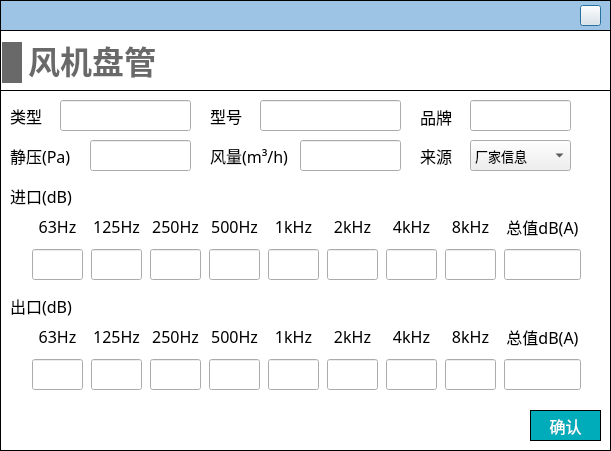
<?xml version="1.0" encoding="UTF-8"?>
<ui version="4.0">
 <class>Dialog_fanCoil</class>
 <widget class="QDialog" name="Dialog_fanCoil">
  <property name="geometry">
   <rect>
    <x>0</x>
    <y>0</y>
    <width>611</width>
    <height>451</height>
   </rect>
  </property>
  <property name="windowTitle">
   <string>Dialog</string>
  </property>
  <property name="styleSheet">
   <string notr="true">#Dialog_fanCoil
{
background-color: rgb(255, 255, 255);
}

QLineEdit 
{
font-family: 'Microsoft YaHei';
font-size: 13px;
}

QComboBox
{
font-family: 'Microsoft YaHei';
font-size: 13px;
}</string>
  </property>
  <widget class="QWidget" name="widget_top" native="true">
   <property name="geometry">
    <rect>
     <x>0</x>
     <y>0</y>
     <width>611</width>
     <height>31</height>
    </rect>
   </property>
   <property name="styleSheet">
    <string notr="true">#widget_top
{
border: 1px solid #000000;
background-color: rgb(157, 196, 229);
	background-color: rgb(157, 196, 229);
}</string>
   </property>
   <widget class="QPushButton" name="close">
    <property name="geometry">
     <rect>
      <x>580</x>
      <y>5</y>
      <width>21</width>
      <height>21</height>
     </rect>
    </property>
    <property name="styleSheet">
     <string notr="true">border-image: url(:/images/image/closeWindow.jpg);</string>
    </property>
    <property name="text">
     <string/>
    </property>
   </widget>
  </widget>
  <widget class="QWidget" name="widget_add_fan_noise" native="true">
   <property name="geometry">
    <rect>
     <x>0</x>
     <y>30</y>
     <width>611</width>
     <height>421</height>
    </rect>
   </property>
   <property name="styleSheet">
    <string notr="true">#widget_add_fan_noise
{
border: 1px solid #000000;
}</string>
   </property>
   <widget class="QWidget" name="widget_2" native="true">
    <property name="geometry">
     <rect>
      <x>0</x>
      <y>60</y>
      <width>631</width>
      <height>361</height>
     </rect>
    </property>
    <property name="styleSheet">
     <string notr="true">#widget_2
{
border: 1px solid #000000;
}

QLabel
{
font-family: '黑体';
font-size: 16px;
}

QLineEdit
{
font-family: '黑体';
}

QRadioButton
{
font-family: '黑体';
}

QPushButton
{
font-family: '黑体';
}</string>
    </property>
    <widget class="QWidget" name="layoutWidget">
     <property name="geometry">
      <rect>
       <x>30</x>
       <y>230</y>
       <width>561</width>
       <height>72</height>
      </rect>
     </property>
     <layout class="QHBoxLayout" name="horizontalLayout">
      <item>
       <layout class="QVBoxLayout" name="verticalLayout">
        <item>
         <widget class="QLabel" name="label_7">
          <property name="minimumSize">
           <size>
            <width>51</width>
            <height>31</height>
           </size>
          </property>
          <property name="maximumSize">
           <size>
            <width>51</width>
            <height>31</height>
           </size>
          </property>
          <property name="font">
           <font>
            <family>黑体</family>
            <pointsize>-1</pointsize>
           </font>
          </property>
          <property name="text">
           <string>63Hz</string>
          </property>
          <property name="alignment">
           <set>Qt::AlignCenter</set>
          </property>
         </widget>
        </item>
        <item>
         <widget class="QLineEdit" name="lineEdit_out_63">
          <property name="minimumSize">
           <size>
            <width>51</width>
            <height>31</height>
           </size>
          </property>
          <property name="maximumSize">
           <size>
            <width>51</width>
            <height>31</height>
           </size>
          </property>
          <property name="font">
           <font>
            <family>黑体</family>
            <pointsize>-1</pointsize>
           </font>
          </property>
          <property name="alignment">
           <set>Qt::AlignCenter</set>
          </property>
         </widget>
        </item>
       </layout>
      </item>
      <item>
       <layout class="QVBoxLayout" name="verticalLayout_2">
        <item>
         <widget class="QLabel" name="label_8">
          <property name="minimumSize">
           <size>
            <width>51</width>
            <height>31</height>
           </size>
          </property>
          <property name="maximumSize">
           <size>
            <width>51</width>
            <height>31</height>
           </size>
          </property>
          <property name="font">
           <font>
            <family>黑体</family>
            <pointsize>-1</pointsize>
           </font>
          </property>
          <property name="text">
           <string>125Hz</string>
          </property>
          <property name="alignment">
           <set>Qt::AlignCenter</set>
          </property>
         </widget>
        </item>
        <item>
         <widget class="QLineEdit" name="lineEdit_out_125">
          <property name="minimumSize">
           <size>
            <width>51</width>
            <height>31</height>
           </size>
          </property>
          <property name="maximumSize">
           <size>
            <width>51</width>
            <height>31</height>
           </size>
          </property>
          <property name="font">
           <font>
            <family>黑体</family>
            <pointsize>-1</pointsize>
           </font>
          </property>
          <property name="alignment">
           <set>Qt::AlignCenter</set>
          </property>
         </widget>
        </item>
       </layout>
      </item>
      <item>
       <layout class="QVBoxLayout" name="verticalLayout_3">
        <item>
         <widget class="QLabel" name="label_9">
          <property name="minimumSize">
           <size>
            <width>51</width>
            <height>31</height>
           </size>
          </property>
          <property name="maximumSize">
           <size>
            <width>51</width>
            <height>31</height>
           </size>
          </property>
          <property name="font">
           <font>
            <family>黑体</family>
            <pointsize>-1</pointsize>
           </font>
          </property>
          <property name="text">
           <string>250Hz</string>
          </property>
          <property name="alignment">
           <set>Qt::AlignCenter</set>
          </property>
         </widget>
        </item>
        <item>
         <widget class="QLineEdit" name="lineEdit_out_250">
          <property name="minimumSize">
           <size>
            <width>51</width>
            <height>31</height>
           </size>
          </property>
          <property name="maximumSize">
           <size>
            <width>51</width>
            <height>31</height>
           </size>
          </property>
          <property name="font">
           <font>
            <family>黑体</family>
            <pointsize>-1</pointsize>
           </font>
          </property>
          <property name="alignment">
           <set>Qt::AlignCenter</set>
          </property>
         </widget>
        </item>
       </layout>
      </item>
      <item>
       <layout class="QVBoxLayout" name="verticalLayout_4">
        <item>
         <widget class="QLabel" name="label_10">
          <property name="minimumSize">
           <size>
            <width>51</width>
            <height>31</height>
           </size>
          </property>
          <property name="maximumSize">
           <size>
            <width>51</width>
            <height>31</height>
           </size>
          </property>
          <property name="font">
           <font>
            <family>黑体</family>
            <pointsize>-1</pointsize>
           </font>
          </property>
          <property name="text">
           <string>500Hz</string>
          </property>
          <property name="alignment">
           <set>Qt::AlignCenter</set>
          </property>
         </widget>
        </item>
        <item>
         <widget class="QLineEdit" name="lineEdit_out_500">
          <property name="minimumSize">
           <size>
            <width>51</width>
            <height>31</height>
           </size>
          </property>
          <property name="maximumSize">
           <size>
            <width>51</width>
            <height>31</height>
           </size>
          </property>
          <property name="font">
           <font>
            <family>黑体</family>
            <pointsize>-1</pointsize>
           </font>
          </property>
          <property name="alignment">
           <set>Qt::AlignCenter</set>
          </property>
         </widget>
        </item>
       </layout>
      </item>
      <item>
       <layout class="QVBoxLayout" name="verticalLayout_5">
        <item>
         <widget class="QLabel" name="label_11">
          <property name="minimumSize">
           <size>
            <width>51</width>
            <height>31</height>
           </size>
          </property>
          <property name="maximumSize">
           <size>
            <width>51</width>
            <height>31</height>
           </size>
          </property>
          <property name="font">
           <font>
            <family>黑体</family>
            <pointsize>-1</pointsize>
           </font>
          </property>
          <property name="text">
           <string>1kHz</string>
          </property>
          <property name="alignment">
           <set>Qt::AlignCenter</set>
          </property>
         </widget>
        </item>
        <item>
         <widget class="QLineEdit" name="lineEdit_out_1k">
          <property name="minimumSize">
           <size>
            <width>51</width>
            <height>31</height>
           </size>
          </property>
          <property name="maximumSize">
           <size>
            <width>51</width>
            <height>31</height>
           </size>
          </property>
          <property name="font">
           <font>
            <family>黑体</family>
            <pointsize>-1</pointsize>
           </font>
          </property>
          <property name="alignment">
           <set>Qt::AlignCenter</set>
          </property>
         </widget>
        </item>
       </layout>
      </item>
      <item>
       <layout class="QVBoxLayout" name="verticalLayout_6">
        <property name="spacing">
         <number>6</number>
        </property>
        <item>
         <widget class="QLabel" name="label_12">
          <property name="minimumSize">
           <size>
            <width>51</width>
            <height>31</height>
           </size>
          </property>
          <property name="maximumSize">
           <size>
            <width>51</width>
            <height>31</height>
           </size>
          </property>
          <property name="font">
           <font>
            <family>黑体</family>
            <pointsize>-1</pointsize>
           </font>
          </property>
          <property name="text">
           <string>2kHz</string>
          </property>
          <property name="alignment">
           <set>Qt::AlignCenter</set>
          </property>
         </widget>
        </item>
        <item>
         <widget class="QLineEdit" name="lineEdit_out_2k">
          <property name="minimumSize">
           <size>
            <width>51</width>
            <height>31</height>
           </size>
          </property>
          <property name="maximumSize">
           <size>
            <width>51</width>
            <height>31</height>
           </size>
          </property>
          <property name="font">
           <font>
            <family>黑体</family>
            <pointsize>-1</pointsize>
           </font>
          </property>
          <property name="alignment">
           <set>Qt::AlignCenter</set>
          </property>
         </widget>
        </item>
       </layout>
      </item>
      <item>
       <layout class="QVBoxLayout" name="verticalLayout_7">
        <item>
         <widget class="QLabel" name="label_">
          <property name="minimumSize">
           <size>
            <width>51</width>
            <height>31</height>
           </size>
          </property>
          <property name="maximumSize">
           <size>
            <width>51</width>
            <height>31</height>
           </size>
          </property>
          <property name="font">
           <font>
            <family>黑体</family>
            <pointsize>-1</pointsize>
           </font>
          </property>
          <property name="text">
           <string>4kHz</string>
          </property>
          <property name="alignment">
           <set>Qt::AlignCenter</set>
          </property>
         </widget>
        </item>
        <item>
         <widget class="QLineEdit" name="lineEdit_out_4k">
          <property name="minimumSize">
           <size>
            <width>51</width>
            <height>31</height>
           </size>
          </property>
          <property name="maximumSize">
           <size>
            <width>51</width>
            <height>31</height>
           </size>
          </property>
          <property name="font">
           <font>
            <family>黑体</family>
            <pointsize>-1</pointsize>
           </font>
          </property>
          <property name="alignment">
           <set>Qt::AlignCenter</set>
          </property>
         </widget>
        </item>
       </layout>
      </item>
      <item>
       <layout class="QVBoxLayout" name="verticalLayout_8">
        <item>
         <widget class="QLabel" name="label_14">
          <property name="minimumSize">
           <size>
            <width>51</width>
            <height>31</height>
           </size>
          </property>
          <property name="maximumSize">
           <size>
            <width>51</width>
            <height>31</height>
           </size>
          </property>
          <property name="font">
           <font>
            <family>黑体</family>
            <pointsize>-1</pointsize>
           </font>
          </property>
          <property name="text">
           <string>8kHz</string>
          </property>
          <property name="alignment">
           <set>Qt::AlignCenter</set>
          </property>
         </widget>
        </item>
        <item>
         <widget class="QLineEdit" name="lineEdit_out_8k">
          <property name="minimumSize">
           <size>
            <width>51</width>
            <height>31</height>
           </size>
          </property>
          <property name="maximumSize">
           <size>
            <width>51</width>
            <height>31</height>
           </size>
          </property>
          <property name="font">
           <font>
            <family>黑体</family>
            <pointsize>-1</pointsize>
           </font>
          </property>
          <property name="alignment">
           <set>Qt::AlignCenter</set>
          </property>
         </widget>
        </item>
       </layout>
      </item>
      <item>
       <layout class="QVBoxLayout" name="verticalLayout_9">
        <item>
         <widget class="QLabel" name="label_23">
          <property name="minimumSize">
           <size>
            <width>77</width>
            <height>31</height>
           </size>
          </property>
          <property name="maximumSize">
           <size>
            <width>51</width>
            <height>31</height>
           </size>
          </property>
          <property name="font">
           <font>
            <family>黑体</family>
            <pointsize>-1</pointsize>
           </font>
          </property>
          <property name="text">
           <string>总值dB(A)</string>
          </property>
          <property name="alignment">
           <set>Qt::AlignCenter</set>
          </property>
         </widget>
        </item>
        <item>
         <widget class="QLineEdit" name="lineEdit_out_total">
          <property name="minimumSize">
           <size>
            <width>77</width>
            <height>31</height>
           </size>
          </property>
          <property name="maximumSize">
           <size>
            <width>51</width>
            <height>31</height>
           </size>
          </property>
          <property name="font">
           <font>
            <family>黑体</family>
            <pointsize>-1</pointsize>
           </font>
          </property>
          <property name="alignment">
           <set>Qt::AlignCenter</set>
          </property>
          <property name="readOnly">
           <bool>true</bool>
          </property>
         </widget>
        </item>
       </layout>
      </item>
     </layout>
    </widget>
    <widget class="QWidget" name="layoutWidget_3">
     <property name="geometry">
      <rect>
       <x>30</x>
       <y>120</y>
       <width>561</width>
       <height>72</height>
      </rect>
     </property>
     <layout class="QHBoxLayout" name="horizontalLayout_2">
      <item>
       <layout class="QVBoxLayout" name="verticalLayout_10">
        <item>
         <widget class="QLabel" name="label_20">
          <property name="minimumSize">
           <size>
            <width>51</width>
            <height>31</height>
           </size>
          </property>
          <property name="maximumSize">
           <size>
            <width>51</width>
            <height>31</height>
           </size>
          </property>
          <property name="font">
           <font>
            <family>黑体</family>
            <pointsize>-1</pointsize>
           </font>
          </property>
          <property name="text">
           <string>63Hz</string>
          </property>
          <property name="alignment">
           <set>Qt::AlignCenter</set>
          </property>
         </widget>
        </item>
        <item>
         <widget class="QLineEdit" name="lineEdit_in_63">
          <property name="minimumSize">
           <size>
            <width>51</width>
            <height>31</height>
           </size>
          </property>
          <property name="maximumSize">
           <size>
            <width>51</width>
            <height>31</height>
           </size>
          </property>
          <property name="font">
           <font>
            <family>黑体</family>
            <pointsize>-1</pointsize>
           </font>
          </property>
          <property name="alignment">
           <set>Qt::AlignCenter</set>
          </property>
         </widget>
        </item>
       </layout>
      </item>
      <item>
       <layout class="QVBoxLayout" name="verticalLayout_11">
        <item>
         <widget class="QLabel" name="label_21">
          <property name="minimumSize">
           <size>
            <width>51</width>
            <height>31</height>
           </size>
          </property>
          <property name="maximumSize">
           <size>
            <width>51</width>
            <height>31</height>
           </size>
          </property>
          <property name="font">
           <font>
            <family>黑体</family>
            <pointsize>-1</pointsize>
           </font>
          </property>
          <property name="text">
           <string>125Hz</string>
          </property>
          <property name="alignment">
           <set>Qt::AlignCenter</set>
          </property>
         </widget>
        </item>
        <item>
         <widget class="QLineEdit" name="lineEdit_in_125">
          <property name="minimumSize">
           <size>
            <width>51</width>
            <height>31</height>
           </size>
          </property>
          <property name="maximumSize">
           <size>
            <width>51</width>
            <height>31</height>
           </size>
          </property>
          <property name="font">
           <font>
            <family>黑体</family>
            <pointsize>-1</pointsize>
           </font>
          </property>
          <property name="alignment">
           <set>Qt::AlignCenter</set>
          </property>
         </widget>
        </item>
       </layout>
      </item>
      <item>
       <layout class="QVBoxLayout" name="verticalLayout_12">
        <item>
         <widget class="QLabel" name="label_22">
          <property name="minimumSize">
           <size>
            <width>51</width>
            <height>31</height>
           </size>
          </property>
          <property name="maximumSize">
           <size>
            <width>51</width>
            <height>31</height>
           </size>
          </property>
          <property name="font">
           <font>
            <family>黑体</family>
            <pointsize>-1</pointsize>
           </font>
          </property>
          <property name="text">
           <string>250Hz</string>
          </property>
          <property name="alignment">
           <set>Qt::AlignCenter</set>
          </property>
         </widget>
        </item>
        <item>
         <widget class="QLineEdit" name="lineEdit_in_250">
          <property name="minimumSize">
           <size>
            <width>51</width>
            <height>31</height>
           </size>
          </property>
          <property name="maximumSize">
           <size>
            <width>51</width>
            <height>31</height>
           </size>
          </property>
          <property name="font">
           <font>
            <family>黑体</family>
            <pointsize>-1</pointsize>
           </font>
          </property>
          <property name="alignment">
           <set>Qt::AlignCenter</set>
          </property>
         </widget>
        </item>
       </layout>
      </item>
      <item>
       <layout class="QVBoxLayout" name="verticalLayout_13">
        <item>
         <widget class="QLabel" name="label_24">
          <property name="minimumSize">
           <size>
            <width>51</width>
            <height>31</height>
           </size>
          </property>
          <property name="maximumSize">
           <size>
            <width>51</width>
            <height>31</height>
           </size>
          </property>
          <property name="font">
           <font>
            <family>黑体</family>
            <pointsize>-1</pointsize>
           </font>
          </property>
          <property name="text">
           <string>500Hz</string>
          </property>
          <property name="alignment">
           <set>Qt::AlignCenter</set>
          </property>
         </widget>
        </item>
        <item>
         <widget class="QLineEdit" name="lineEdit_in_500">
          <property name="minimumSize">
           <size>
            <width>51</width>
            <height>31</height>
           </size>
          </property>
          <property name="maximumSize">
           <size>
            <width>51</width>
            <height>31</height>
           </size>
          </property>
          <property name="font">
           <font>
            <family>黑体</family>
            <pointsize>-1</pointsize>
           </font>
          </property>
          <property name="alignment">
           <set>Qt::AlignCenter</set>
          </property>
         </widget>
        </item>
       </layout>
      </item>
      <item>
       <layout class="QVBoxLayout" name="verticalLayout_14">
        <item>
         <widget class="QLabel" name="label_25">
          <property name="minimumSize">
           <size>
            <width>51</width>
            <height>31</height>
           </size>
          </property>
          <property name="maximumSize">
           <size>
            <width>51</width>
            <height>31</height>
           </size>
          </property>
          <property name="font">
           <font>
            <family>黑体</family>
            <pointsize>-1</pointsize>
           </font>
          </property>
          <property name="text">
           <string>1kHz</string>
          </property>
          <property name="alignment">
           <set>Qt::AlignCenter</set>
          </property>
         </widget>
        </item>
        <item>
         <widget class="QLineEdit" name="lineEdit_in_1k">
          <property name="minimumSize">
           <size>
            <width>51</width>
            <height>31</height>
           </size>
          </property>
          <property name="maximumSize">
           <size>
            <width>51</width>
            <height>31</height>
           </size>
          </property>
          <property name="font">
           <font>
            <family>黑体</family>
            <pointsize>-1</pointsize>
           </font>
          </property>
          <property name="alignment">
           <set>Qt::AlignCenter</set>
          </property>
         </widget>
        </item>
       </layout>
      </item>
      <item>
       <layout class="QVBoxLayout" name="verticalLayout_15">
        <property name="spacing">
         <number>6</number>
        </property>
        <item>
         <widget class="QLabel" name="label_26">
          <property name="minimumSize">
           <size>
            <width>51</width>
            <height>31</height>
           </size>
          </property>
          <property name="maximumSize">
           <size>
            <width>51</width>
            <height>31</height>
           </size>
          </property>
          <property name="font">
           <font>
            <family>黑体</family>
            <pointsize>-1</pointsize>
           </font>
          </property>
          <property name="text">
           <string>2kHz</string>
          </property>
          <property name="alignment">
           <set>Qt::AlignCenter</set>
          </property>
         </widget>
        </item>
        <item>
         <widget class="QLineEdit" name="lineEdit_in_2k">
          <property name="minimumSize">
           <size>
            <width>51</width>
            <height>31</height>
           </size>
          </property>
          <property name="maximumSize">
           <size>
            <width>51</width>
            <height>31</height>
           </size>
          </property>
          <property name="font">
           <font>
            <family>黑体</family>
            <pointsize>-1</pointsize>
           </font>
          </property>
          <property name="alignment">
           <set>Qt::AlignCenter</set>
          </property>
         </widget>
        </item>
       </layout>
      </item>
      <item>
       <layout class="QVBoxLayout" name="verticalLayout_16">
        <item>
         <widget class="QLabel" name="label_1">
          <property name="minimumSize">
           <size>
            <width>51</width>
            <height>31</height>
           </size>
          </property>
          <property name="maximumSize">
           <size>
            <width>51</width>
            <height>31</height>
           </size>
          </property>
          <property name="font">
           <font>
            <family>黑体</family>
            <pointsize>-1</pointsize>
           </font>
          </property>
          <property name="text">
           <string>4kHz</string>
          </property>
          <property name="alignment">
           <set>Qt::AlignCenter</set>
          </property>
         </widget>
        </item>
        <item>
         <widget class="QLineEdit" name="lineEdit_in_4k">
          <property name="minimumSize">
           <size>
            <width>51</width>
            <height>31</height>
           </size>
          </property>
          <property name="maximumSize">
           <size>
            <width>51</width>
            <height>31</height>
           </size>
          </property>
          <property name="font">
           <font>
            <family>黑体</family>
            <pointsize>-1</pointsize>
           </font>
          </property>
          <property name="alignment">
           <set>Qt::AlignCenter</set>
          </property>
         </widget>
        </item>
       </layout>
      </item>
      <item>
       <layout class="QVBoxLayout" name="verticalLayout_17">
        <item>
         <widget class="QLabel" name="label_27">
          <property name="minimumSize">
           <size>
            <width>51</width>
            <height>31</height>
           </size>
          </property>
          <property name="maximumSize">
           <size>
            <width>51</width>
            <height>31</height>
           </size>
          </property>
          <property name="font">
           <font>
            <family>黑体</family>
            <pointsize>-1</pointsize>
           </font>
          </property>
          <property name="text">
           <string>8kHz</string>
          </property>
          <property name="alignment">
           <set>Qt::AlignCenter</set>
          </property>
         </widget>
        </item>
        <item>
         <widget class="QLineEdit" name="lineEdit_in_8k">
          <property name="minimumSize">
           <size>
            <width>51</width>
            <height>31</height>
           </size>
          </property>
          <property name="maximumSize">
           <size>
            <width>51</width>
            <height>31</height>
           </size>
          </property>
          <property name="font">
           <font>
            <family>黑体</family>
            <pointsize>-1</pointsize>
           </font>
          </property>
          <property name="alignment">
           <set>Qt::AlignCenter</set>
          </property>
         </widget>
        </item>
       </layout>
      </item>
      <item>
       <layout class="QVBoxLayout" name="verticalLayout_18">
        <item>
         <widget class="QLabel" name="label_28">
          <property name="minimumSize">
           <size>
            <width>77</width>
            <height>31</height>
           </size>
          </property>
          <property name="maximumSize">
           <size>
            <width>51</width>
            <height>31</height>
           </size>
          </property>
          <property name="font">
           <font>
            <family>黑体</family>
            <pointsize>-1</pointsize>
           </font>
          </property>
          <property name="text">
           <string>总值dB(A)</string>
          </property>
          <property name="alignment">
           <set>Qt::AlignCenter</set>
          </property>
         </widget>
        </item>
        <item>
         <widget class="QLineEdit" name="lineEdit_in_total">
          <property name="minimumSize">
           <size>
            <width>77</width>
            <height>31</height>
           </size>
          </property>
          <property name="maximumSize">
           <size>
            <width>51</width>
            <height>31</height>
           </size>
          </property>
          <property name="font">
           <font>
            <family>黑体</family>
            <pointsize>-1</pointsize>
           </font>
          </property>
          <property name="alignment">
           <set>Qt::AlignCenter</set>
          </property>
          <property name="readOnly">
           <bool>true</bool>
          </property>
         </widget>
        </item>
       </layout>
      </item>
     </layout>
    </widget>
    <widget class="QLineEdit" name="lineEdit_static_pressure">
     <property name="geometry">
      <rect>
       <x>90</x>
       <y>50</y>
       <width>101</width>
       <height>31</height>
      </rect>
     </property>
     <property name="font">
      <font>
       <family>黑体</family>
       <pointsize>-1</pointsize>
      </font>
     </property>
    </widget>
    <widget class="QLabel" name="label_16">
     <property name="geometry">
      <rect>
       <x>10</x>
       <y>90</y>
       <width>71</width>
       <height>31</height>
      </rect>
     </property>
     <property name="font">
      <font>
       <family>黑体</family>
       <pointsize>-1</pointsize>
      </font>
     </property>
     <property name="text">
      <string>进口(dB)</string>
     </property>
    </widget>
    <widget class="QLabel" name="label_19">
     <property name="geometry">
      <rect>
       <x>10</x>
       <y>200</y>
       <width>71</width>
       <height>31</height>
      </rect>
     </property>
     <property name="font">
      <font>
       <family>黑体</family>
       <pointsize>-1</pointsize>
      </font>
     </property>
     <property name="text">
      <string>出口(dB)</string>
     </property>
    </widget>
    <widget class="QLineEdit" name="lineEdit_brand">
     <property name="geometry">
      <rect>
       <x>470</x>
       <y>10</y>
       <width>101</width>
       <height>31</height>
      </rect>
     </property>
     <property name="font">
      <font>
       <family>黑体</family>
       <pointsize>-1</pointsize>
      </font>
     </property>
    </widget>
    <widget class="QLabel" name="label_17">
     <property name="geometry">
      <rect>
       <x>10</x>
       <y>50</y>
       <width>61</width>
       <height>31</height>
      </rect>
     </property>
     <property name="font">
      <font>
       <family>黑体</family>
       <pointsize>-1</pointsize>
      </font>
     </property>
     <property name="text">
      <string>静压(Pa)</string>
     </property>
    </widget>
    <widget class="QLabel" name="label_18">
     <property name="geometry">
      <rect>
       <x>210</x>
       <y>10</y>
       <width>41</width>
       <height>31</height>
      </rect>
     </property>
     <property name="font">
      <font>
       <family>黑体</family>
       <pointsize>-1</pointsize>
      </font>
     </property>
     <property name="text">
      <string>型号</string>
     </property>
    </widget>
    <widget class="QLineEdit" name="lineEdit_air_volume">
     <property name="geometry">
      <rect>
       <x>300</x>
       <y>50</y>
       <width>101</width>
       <height>31</height>
      </rect>
     </property>
     <property name="font">
      <font>
       <family>黑体</family>
       <pointsize>-1</pointsize>
      </font>
     </property>
    </widget>
    <widget class="QLabel" name="label_5">
     <property name="geometry">
      <rect>
       <x>420</x>
       <y>11</y>
       <width>41</width>
       <height>31</height>
      </rect>
     </property>
     <property name="font">
      <font>
       <family>黑体</family>
       <pointsize>-1</pointsize>
      </font>
     </property>
     <property name="text">
      <string>品牌</string>
     </property>
    </widget>
    <widget class="QLabel" name="label_6">
     <property name="geometry">
      <rect>
       <x>210</x>
       <y>50</y>
       <width>81</width>
       <height>31</height>
      </rect>
     </property>
     <property name="font">
      <font>
       <family>黑体</family>
       <pointsize>-1</pointsize>
      </font>
     </property>
     <property name="text">
      <string>风量(m³/h)</string>
     </property>
    </widget>
    <widget class="QLineEdit" name="lineEdit_model">
     <property name="geometry">
      <rect>
       <x>260</x>
       <y>10</y>
       <width>141</width>
       <height>31</height>
      </rect>
     </property>
     <property name="font">
      <font>
       <family>黑体</family>
       <pointsize>-1</pointsize>
      </font>
     </property>
    </widget>
    <widget class="QLineEdit" name="lineEdit_type">
     <property name="geometry">
      <rect>
       <x>60</x>
       <y>10</y>
       <width>131</width>
       <height>31</height>
      </rect>
     </property>
     <property name="font">
      <font>
       <family>黑体</family>
       <pointsize>-1</pointsize>
      </font>
     </property>
    </widget>
    <widget class="QLabel" name="label_29">
     <property name="geometry">
      <rect>
       <x>10</x>
       <y>10</y>
       <width>41</width>
       <height>31</height>
      </rect>
     </property>
     <property name="font">
      <font>
       <family>黑体</family>
       <pointsize>-1</pointsize>
      </font>
     </property>
     <property name="text">
      <string>类型</string>
     </property>
    </widget>
    <widget class="QLabel" name="label_30">
     <property name="geometry">
      <rect>
       <x>420</x>
       <y>50</y>
       <width>41</width>
       <height>31</height>
      </rect>
     </property>
     <property name="font">
      <font>
       <family>黑体</family>
       <pointsize>-1</pointsize>
      </font>
     </property>
     <property name="text">
      <string>来源</string>
     </property>
    </widget>
    <widget class="QComboBox" name="comboBox_data_source">
     <property name="geometry">
      <rect>
       <x>470</x>
       <y>50</y>
       <width>101</width>
       <height>31</height>
      </rect>
     </property>
     <item>
      <property name="text">
       <string>厂家信息</string>
      </property>
     </item>
     <item>
      <property name="text">
       <string>设计预估</string>
      </property>
     </item>
    </widget>
    <widget class="QPushButton" name="pushButton_confirm">
     <property name="geometry">
      <rect>
       <x>530</x>
       <y>320</y>
       <width>71</width>
       <height>31</height>
      </rect>
     </property>
     <property name="font">
      <font>
       <family>黑体</family>
       <pointsize>12</pointsize>
      </font>
     </property>
     <property name="styleSheet">
      <string notr="true">QPushButton
{
	color:#ffffff; /*文字颜色*/
    background-color: #00ACB9;/*背景色*/
    border-radius:0px; /*边框倒角*/
	border: 1px solid #000000;
}


QPushButton:hover 
{
background-color: rgb(0,142,153);
color: white;
}</string>
     </property>
     <property name="text">
      <string>确认</string>
     </property>
    </widget>
   </widget>
   <widget class="QLabel" name="label_15">
    <property name="geometry">
     <rect>
      <x>28</x>
      <y>11</y>
      <width>128</width>
      <height>43</height>
     </rect>
    </property>
    <property name="font">
     <font>
      <family>Microsoft YaHei</family>
      <pointsize>24</pointsize>
      <bold>true</bold>
     </font>
    </property>
    <property name="styleSheet">
     <string notr="true">QLabel { 
border: none; 
color : rgb(105, 105, 105);
}</string>
    </property>
    <property name="text">
     <string>风机盘管</string>
    </property>
    <property name="alignment">
     <set>Qt::AlignBottom|Qt::AlignHCenter</set>
    </property>
   </widget>
   <widget class="QLabel" name="label_13">
    <property name="geometry">
     <rect>
      <x>2</x>
      <y>12</y>
      <width>20</width>
      <height>41</height>
     </rect>
    </property>
    <property name="minimumSize">
     <size>
      <width>20</width>
      <height>41</height>
     </size>
    </property>
    <property name="maximumSize">
     <size>
      <width>20</width>
      <height>41</height>
     </size>
    </property>
    <property name="styleSheet">
     <string notr="true">QLabel { 
border: none; 
background-color : rgb(105, 105, 105);
}</string>
    </property>
    <property name="text">
     <string/>
    </property>
   </widget>
  </widget>
 </widget>
 <tabstops>
  <tabstop>lineEdit_type</tabstop>
  <tabstop>lineEdit_model</tabstop>
  <tabstop>lineEdit_brand</tabstop>
  <tabstop>lineEdit_static_pressure</tabstop>
  <tabstop>lineEdit_air_volume</tabstop>
  <tabstop>lineEdit_in_63</tabstop>
  <tabstop>lineEdit_in_125</tabstop>
  <tabstop>lineEdit_in_250</tabstop>
  <tabstop>lineEdit_in_500</tabstop>
  <tabstop>lineEdit_in_1k</tabstop>
  <tabstop>lineEdit_in_2k</tabstop>
  <tabstop>lineEdit_in_4k</tabstop>
  <tabstop>lineEdit_in_8k</tabstop>
  <tabstop>lineEdit_in_total</tabstop>
  <tabstop>lineEdit_out_63</tabstop>
  <tabstop>lineEdit_out_125</tabstop>
  <tabstop>lineEdit_out_250</tabstop>
  <tabstop>lineEdit_out_500</tabstop>
  <tabstop>lineEdit_out_1k</tabstop>
  <tabstop>lineEdit_out_2k</tabstop>
  <tabstop>lineEdit_out_4k</tabstop>
  <tabstop>lineEdit_out_8k</tabstop>
  <tabstop>lineEdit_out_total</tabstop>
  <tabstop>close</tabstop>
  <tabstop>comboBox_data_source</tabstop>
  <tabstop>pushButton_confirm</tabstop>
 </tabstops>
 <resources/>
 <connections/>
</ui>
